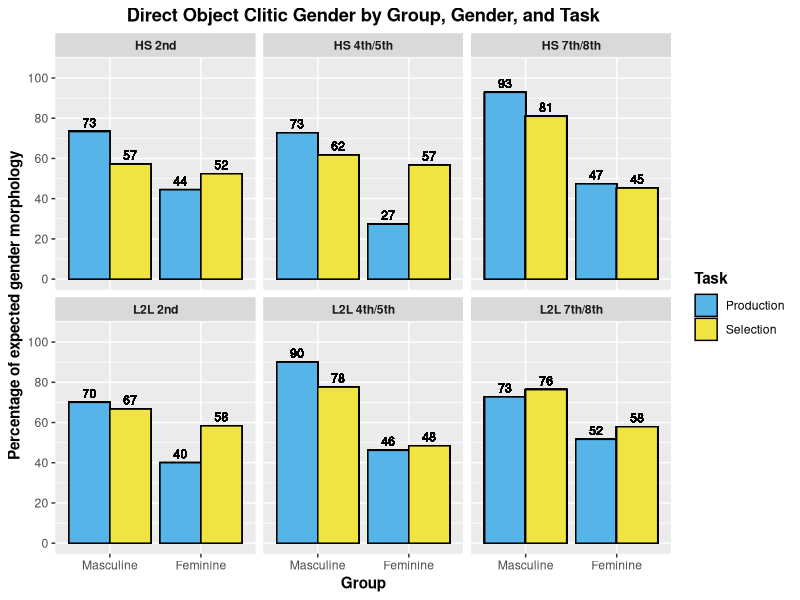

R code for this plot:
library(tidyverse)


# Load data
## Second grade
L2_2_Production <- read_csv("./CSV Files/L2 Learners/L2 Second Clitic Production.csv")
L2_2_FCT <- read_csv("./CSV Files/L2 Learners/L2 Second Clitic FCT.csv") %>% 
  mutate(Task = "Selection")

L2_45_Production <- read_csv("./CSV Files/L2 Learners/L2 Fourth and Fifth Clitic Production.csv")
L2_45_FCT <- read_csv("./CSV Files/L2 Learners/L2 Fourth and Fifth Clitic FCT.csv") %>% 
  mutate(Task = "Selection")

L2_78_Production <- read_csv("./CSV Files/L2 Learners/L2 Seventh and Eighth Clitic Production.csv")
L2_78_FCT <- read_csv("./CSV Files/L2 Learners/L2 Seventh and Eighth Clitic FCT.csv") %>% 
  mutate(Task = "Selection")

HS_2_Production <- read_csv("./CSV Files/Heritage/Heritage Second Clitic Production.csv")
HS_2_FCT <- read_csv("./CSV Files/Heritage/Heritage Second Clitic FCT.csv") %>% 
  mutate(Task = "Selection")

HS_45_Production <- read_csv("./CSV Files/Heritage/Heritage Fourth and Fifth Clitic Production.csv")
HS_45_FCT <- read_csv("./CSV Files/Heritage/Heritage Fourth and Fifth Clitic FCT.csv") %>% 
  mutate(Task = "Selection")

HS_78_Production <- read_csv("./CSV Files/Heritage/Heritage Seventh and Eighth Clitic Production.csv")
HS_78_FCT <- read_csv("./CSV Files/Heritage/Heritage Seventh and Eighth Clitic FCT.csv") %>% 
  mutate(Task = "Selection")


# Separate by gender
## Masculine clitics
L2_2_Prod_Masculine <- L2_2_Production %>% 
  filter(Gender == "Masculine")

L2_2_FCT_Masculine <- L2_2_FCT %>% 
  filter(Gender == "Masculine")

HS_2_Prod_Masculine <- HS_2_Production %>% 
  filter(Gender == "Masculine")

HS_2_FCT_Masculine <- HS_2_FCT %>% 
  filter(Gender == "Masculine")

L2_45_Prod_Masculine <- L2_45_Production %>% 
  filter(Gender == "Masculine")

L2_45_FCT_Masculine <- L2_45_FCT %>% 
  filter(Gender == "Masculine")

HS_45_Prod_Masculine <- HS_45_Production %>% 
  filter(Gender == "Masculine")

HS_45_FCT_Masculine <- HS_45_FCT %>% 
  filter(Gender == "Masculine")

L2_78_Prod_Masculine <- L2_78_Production %>% 
  filter(Gender == "Masculine")

L2_78_FCT_Masculine <- L2_78_FCT %>% 
  filter(Gender == "Masculine")

HS_78_Prod_Masculine <- HS_78_Production %>% 
  filter(Gender == "Masculine")

HS_78_FCT_Masculine <- HS_78_FCT %>% 
  filter(Gender == "Masculine")


## Feminine clitics
L2_2_Prod_Feminine <- L2_2_Production %>% 
  filter(Gender == "Feminine")

L2_2_FCT_Feminine <- L2_2_FCT %>% 
  filter(Gender == "Feminine")

HS_2_Prod_Feminine <- HS_2_Production %>% 
  filter(Gender == "Feminine")

HS_2_FCT_Feminine <- HS_2_FCT %>% 
  filter(Gender == "Feminine")

L2_45_Prod_Feminine <- L2_45_Production %>% 
  filter(Gender == "Feminine")

L2_45_FCT_Feminine <- L2_45_FCT %>% 
  filter(Gender == "Feminine")

HS_45_Prod_Feminine <- HS_45_Production %>% 
  filter(Gender == "Feminine")

HS_45_FCT_Feminine <- HS_45_FCT %>% 
  filter(Gender == "Feminine")

L2_78_Prod_Feminine <- L2_78_Production %>% 
  filter(Gender == "Feminine")

L2_78_FCT_Feminine <- L2_78_FCT %>% 
  filter(Gender == "Feminine")

HS_78_Prod_Feminine <- HS_78_Production %>% 
  filter(Gender == "Feminine")

HS_78_FCT_Feminine <- HS_78_FCT %>% 
  filter(Gender == "Feminine")


# Generate percentages by segment
## L2 learners, second grade
L2_2_Prod_Masculine_Average <- aggregate(L2_2_Prod_Masculine$Accuracy, list(L2_2_Prod_Masculine$Structure), FUN = mean, na.rm = TRUE)
L2_2_Prod_Masculine_Average <- L2_2_Prod_Masculine_Average %>% rename(Structure_Avg = x)
L2_2_Prod_Masculine_Average <- left_join(L2_2_Prod_Masculine, L2_2_Prod_Masculine_Average, by = c("Structure" = "Group.1")) %>%  
  mutate(Structure_Percentage = Structure_Avg * 100)

L2_2_FCT_Masculine_Average <- aggregate(L2_2_FCT_Masculine$Accuracy, list(L2_2_FCT_Masculine$Structure), FUN = mean, na.rm = TRUE)
L2_2_FCT_Masculine_Average <- L2_2_FCT_Masculine_Average %>% rename(Structure_Avg = x)
L2_2_FCT_Masculine_Average <- left_join(L2_2_FCT_Masculine, L2_2_FCT_Masculine_Average, by = c("Structure" = "Group.1")) %>%  
  mutate(Structure_Percentage = Structure_Avg * 100)

L2_2_Prod_Feminine_Average <- aggregate(L2_2_Prod_Feminine$Accuracy, list(L2_2_Prod_Feminine$Structure), FUN = mean, na.rm = TRUE)
L2_2_Prod_Feminine_Average <- L2_2_Prod_Feminine_Average %>% rename(Structure_Avg = x)
L2_2_Prod_Feminine_Average <- left_join(L2_2_Prod_Feminine, L2_2_Prod_Feminine_Average, by = c("Structure" = "Group.1")) %>%  
  mutate(Structure_Percentage = Structure_Avg * 100)

L2_2_FCT_Feminine_Average <- aggregate(L2_2_FCT_Feminine$Accuracy, list(L2_2_FCT_Feminine$Structure), FUN = mean, na.rm = TRUE)
L2_2_FCT_Feminine_Average <- L2_2_FCT_Feminine_Average %>% rename(Structure_Avg = x)
L2_2_FCT_Feminine_Average <- left_join(L2_2_FCT_Feminine, L2_2_FCT_Feminine_Average, by = c("Structure" = "Group.1")) %>%  
  mutate(Structure_Percentage = Structure_Avg * 100)


## Heritage, second grade
HS_2_Prod_Masculine_Average <- aggregate(HS_2_Prod_Masculine$Accuracy, list(HS_2_Prod_Masculine$Structure), FUN = mean, na.rm = TRUE)
HS_2_Prod_Masculine_Average <- HS_2_Prod_Masculine_Average %>% rename(Structure_Avg = x)
HS_2_Prod_Masculine_Average <- left_join(HS_2_Prod_Masculine, HS_2_Prod_Masculine_Average, by = c("Structure" = "Group.1")) %>%  
  mutate(Structure_Percentage = Structure_Avg * 100)

HS_2_FCT_Masculine_Average <- aggregate(HS_2_FCT_Masculine$Accuracy, list(HS_2_FCT_Masculine$Structure), FUN = mean, na.rm = TRUE)
HS_2_FCT_Masculine_Average <- HS_2_FCT_Masculine_Average %>% rename(Structure_Avg = x)
HS_2_FCT_Masculine_Average <- left_join(HS_2_FCT_Masculine, HS_2_FCT_Masculine_Average, by = c("Structure" = "Group.1")) %>%  
  mutate(Structure_Percentage = Structure_Avg * 100)

HS_2_Prod_Feminine_Average <- aggregate(HS_2_Prod_Feminine$Accuracy, list(HS_2_Prod_Feminine$Structure), FUN = mean, na.rm = TRUE)
HS_2_Prod_Feminine_Average <- HS_2_Prod_Feminine_Average %>% rename(Structure_Avg = x)
HS_2_Prod_Feminine_Average <- left_join(HS_2_Prod_Feminine, HS_2_Prod_Feminine_Average, by = c("Structure" = "Group.1")) %>%  
  mutate(Structure_Percentage = Structure_Avg * 100)

HS_2_FCT_Feminine_Average <- aggregate(HS_2_FCT_Feminine$Accuracy, list(HS_2_FCT_Feminine$Structure), FUN = mean, na.rm = TRUE)
HS_2_FCT_Feminine_Average <- HS_2_FCT_Feminine_Average %>% rename(Structure_Avg = x)
HS_2_FCT_Feminine_Average <- left_join(HS_2_FCT_Feminine, HS_2_FCT_Feminine_Average, by = c("Structure" = "Group.1")) %>%  
  mutate(Structure_Percentage = Structure_Avg * 100)


## L2 learners, fourth/fifth grade
L2_45_Prod_Masculine_Average <- aggregate(L2_45_Prod_Masculine$Accuracy, list(L2_45_Prod_Masculine$Structure), FUN = mean, na.rm = TRUE)
L2_45_Prod_Masculine_Average <- L2_45_Prod_Masculine_Average %>% rename(Structure_Avg = x)
L2_45_Prod_Masculine_Average <- left_join(L2_45_Prod_Masculine, L2_45_Prod_Masculine_Average, by = c("Structure" = "Group.1")) %>%  
  mutate(Structure_Percentage = Structure_Avg * 100)

L2_45_FCT_Masculine_Average <- aggregate(L2_45_FCT_Masculine$Accuracy, list(L2_45_FCT_Masculine$Structure), FUN = mean, na.rm = TRUE)
L2_45_FCT_Masculine_Average <- L2_45_FCT_Masculine_Average %>% rename(Structure_Avg = x)
L2_45_FCT_Masculine_Average <- left_join(L2_45_FCT_Masculine, L2_45_FCT_Masculine_Average, by = c("Structure" = "Group.1")) %>%  
  mutate(Structure_Percentage = Structure_Avg * 100)

L2_45_Prod_Feminine_Average <- aggregate(L2_45_Prod_Feminine$Accuracy, list(L2_45_Prod_Feminine$Structure), FUN = mean, na.rm = TRUE)
L2_45_Prod_Feminine_Average <- L2_45_Prod_Feminine_Average %>% rename(Structure_Avg = x)
L2_45_Prod_Feminine_Average <- left_join(L2_45_Prod_Feminine, L2_45_Prod_Feminine_Average, by = c("Structure" = "Group.1")) %>%  
  mutate(Structure_Percentage = Structure_Avg * 100)

L2_45_FCT_Feminine_Average <- aggregate(L2_45_FCT_Feminine$Accuracy, list(L2_45_FCT_Feminine$Structure), FUN = mean, na.rm = TRUE)
L2_45_FCT_Feminine_Average <- L2_45_FCT_Feminine_Average %>% rename(Structure_Avg = x)
L2_45_FCT_Feminine_Average <- left_join(L2_45_FCT_Feminine, L2_45_FCT_Feminine_Average, by = c("Structure" = "Group.1")) %>%  
  mutate(Structure_Percentage = Structure_Avg * 100)


## Heritage, fourth/fifth grade
HS_45_Prod_Masculine_Average <- aggregate(HS_45_Prod_Masculine$Accuracy, list(HS_45_Prod_Masculine$Structure), FUN = mean, na.rm = TRUE)
HS_45_Prod_Masculine_Average <- HS_45_Prod_Masculine_Average %>% rename(Structure_Avg = x)
HS_45_Prod_Masculine_Average <- left_join(HS_45_Prod_Masculine, HS_45_Prod_Masculine_Average, by = c("Structure" = "Group.1")) %>%  
  mutate(Structure_Percentage = Structure_Avg * 100)

HS_45_FCT_Masculine_Average <- aggregate(HS_45_FCT_Masculine$Accuracy, list(HS_45_FCT_Masculine$Structure), FUN = mean, na.rm = TRUE)
HS_45_FCT_Masculine_Average <- HS_45_FCT_Masculine_Average %>% rename(Structure_Avg = x)
HS_45_FCT_Masculine_Average <- left_join(HS_45_FCT_Masculine, HS_45_FCT_Masculine_Average, by = c("Structure" = "Group.1")) %>%  
  mutate(Structure_Percentage = Structure_Avg * 100)

HS_45_Prod_Feminine_Average <- aggregate(HS_45_Prod_Feminine$Accuracy, list(HS_45_Prod_Feminine$Structure), FUN = mean, na.rm = TRUE)
HS_45_Prod_Feminine_Average <- HS_45_Prod_Feminine_Average %>% rename(Structure_Avg = x)
HS_45_Prod_Feminine_Average <- left_join(HS_45_Prod_Feminine, HS_45_Prod_Feminine_Average, by = c("Structure" = "Group.1")) %>%  
  mutate(Structure_Percentage = Structure_Avg * 100)

HS_45_FCT_Feminine_Average <- aggregate(HS_45_FCT_Feminine$Accuracy, list(HS_45_FCT_Feminine$Structure), FUN = mean, na.rm = TRUE)
HS_45_FCT_Feminine_Average <- HS_45_FCT_Feminine_Average %>% rename(Structure_Avg = x)
HS_45_FCT_Feminine_Average <- left_join(HS_45_FCT_Feminine, HS_45_FCT_Feminine_Average, by = c("Structure" = "Group.1")) %>%  
  mutate(Structure_Percentage = Structure_Avg * 100)


## L2 learners, seventh/eighth grade
L2_78_Prod_Masculine_Average <- aggregate(L2_78_Prod_Masculine$Accuracy, list(L2_78_Prod_Masculine$Structure), FUN = mean, na.rm = TRUE)
L2_78_Prod_Masculine_Average <- L2_78_Prod_Masculine_Average %>% rename(Structure_Avg = x)
L2_78_Prod_Masculine_Average <- left_join(L2_78_Prod_Masculine, L2_78_Prod_Masculine_Average, by = c("Structure" = "Group.1")) %>%  
  mutate(Structure_Percentage = Structure_Avg * 100)

L2_78_FCT_Masculine_Average <- aggregate(L2_78_FCT_Masculine$Accuracy, list(L2_78_FCT_Masculine$Structure), FUN = mean, na.rm = TRUE)
L2_78_FCT_Masculine_Average <- L2_78_FCT_Masculine_Average %>% rename(Structure_Avg = x)
L2_78_FCT_Masculine_Average <- left_join(L2_78_FCT_Masculine, L2_78_FCT_Masculine_Average, by = c("Structure" = "Group.1")) %>%  
  mutate(Structure_Percentage = Structure_Avg * 100)

L2_78_Prod_Feminine_Average <- aggregate(L2_78_Prod_Feminine$Accuracy, list(L2_78_Prod_Feminine$Structure), FUN = mean, na.rm = TRUE)
L2_78_Prod_Feminine_Average <- L2_78_Prod_Feminine_Average %>% rename(Structure_Avg = x)
L2_78_Prod_Feminine_Average <- left_join(L2_78_Prod_Feminine, L2_78_Prod_Feminine_Average, by = c("Structure" = "Group.1")) %>%  
  mutate(Structure_Percentage = Structure_Avg * 100)

L2_78_FCT_Feminine_Average <- aggregate(L2_78_FCT_Feminine$Accuracy, list(L2_78_FCT_Feminine$Structure), FUN = mean, na.rm = TRUE)
L2_78_FCT_Feminine_Average <- L2_78_FCT_Feminine_Average %>% rename(Structure_Avg = x)
L2_78_FCT_Feminine_Average <- left_join(L2_78_FCT_Feminine, L2_78_FCT_Feminine_Average, by = c("Structure" = "Group.1")) %>%  
  mutate(Structure_Percentage = Structure_Avg * 100)


## Heritage, seventh/eighth grade
HS_78_Prod_Masculine_Average <- aggregate(HS_78_Prod_Masculine$Accuracy, list(HS_78_Prod_Masculine$Structure), FUN = mean, na.rm = TRUE)
HS_78_Prod_Masculine_Average <- HS_78_Prod_Masculine_Average %>% rename(Structure_Avg = x)
HS_78_Prod_Masculine_Average <- left_join(HS_78_Prod_Masculine, HS_78_Prod_Masculine_Average, by = c("Structure" = "Group.1")) %>%  
  mutate(Structure_Percentage = Structure_Avg * 100)

HS_78_FCT_Masculine_Average <- aggregate(HS_78_FCT_Masculine$Accuracy, list(HS_78_FCT_Masculine$Structure), FUN = mean, na.rm = TRUE)
HS_78_FCT_Masculine_Average <- HS_78_FCT_Masculine_Average %>% rename(Structure_Avg = x)
HS_78_FCT_Masculine_Average <- left_join(HS_78_FCT_Masculine, HS_78_FCT_Masculine_Average, by = c("Structure" = "Group.1")) %>%  
  mutate(Structure_Percentage = Structure_Avg * 100)

HS_78_Prod_Feminine_Average <- aggregate(HS_78_Prod_Feminine$Accuracy, list(HS_78_Prod_Feminine$Structure), FUN = mean, na.rm = TRUE)
HS_78_Prod_Feminine_Average <- HS_78_Prod_Feminine_Average %>% rename(Structure_Avg = x)
HS_78_Prod_Feminine_Average <- left_join(HS_78_Prod_Feminine, HS_78_Prod_Feminine_Average, by = c("Structure" = "Group.1")) %>%  
  mutate(Structure_Percentage = Structure_Avg * 100)

HS_78_FCT_Feminine_Average <- aggregate(HS_78_FCT_Feminine$Accuracy, list(HS_78_FCT_Feminine$Structure), FUN = mean, na.rm = TRUE)
HS_78_FCT_Feminine_Average <- HS_78_FCT_Feminine_Average %>% rename(Structure_Avg = x)
HS_78_FCT_Feminine_Average <- left_join(HS_78_FCT_Feminine, HS_78_FCT_Feminine_Average, by = c("Structure" = "Group.1")) %>%  
  mutate(Structure_Percentage = Structure_Avg * 100)


# Rejoin datasets
## Masculine
Masculine_Production <- rbind(L2_2_Prod_Masculine_Average, HS_2_Prod_Masculine_Average, L2_45_Prod_Masculine_Average, HS_45_Prod_Masculine_Average, L2_78_Prod_Masculine_Average, HS_78_Prod_Masculine_Average)
Masculine_FCT <- rbind(L2_2_FCT_Masculine_Average, HS_2_FCT_Masculine_Average, L2_45_FCT_Masculine_Average, HS_45_FCT_Masculine_Average, L2_78_FCT_Masculine_Average, HS_78_FCT_Masculine_Average)

Masculine <- rbind(Masculine_Production, Masculine_FCT)
Masculine$Group <- factor(Masculine$Group, levels = c("HS 2nd", "HS 4th/5th", "HS 7th/8th", "L2L 2nd", "L2L 4th/5th", "L2L 7th/8th"))
Masculine$Task <- factor(Masculine$Task, levels = c("Production", "Selection"))

## Feminine
Feminine_Production <- rbind(L2_2_Prod_Feminine_Average, HS_2_Prod_Feminine_Average, L2_45_Prod_Feminine_Average, HS_45_Prod_Feminine_Average, L2_78_Prod_Feminine_Average, HS_78_Prod_Feminine_Average)
Feminine_FCT <- rbind(L2_2_FCT_Feminine_Average, HS_2_FCT_Feminine_Average, L2_45_FCT_Feminine_Average, HS_45_FCT_Feminine_Average, L2_78_FCT_Feminine_Average, HS_78_FCT_Feminine_Average)

Feminine <- rbind(Feminine_Production, Feminine_FCT)
Feminine$Group <- factor(Feminine$Group, levels = c("HS 2nd", "HS 4th/5th", "HS 7th/8th", "L2L 2nd", "L2L 4th/5th", "L2L 7th/8th"))
Feminine$Task <- factor(Feminine$Task, levels = c("Production", "Selection"))


## Joint
Master <- rbind(Masculine, Feminine)
Master$Group <- factor(Master$Group, levels = c("HS 2nd", "HS 4th/5th", "HS 7th/8th", "L2L 2nd", "L2L 4th/5th", "L2L 7th/8th"))
Master$Task <- factor(Master$Task, levels = c("Production", "Selection"))
Master$Gender <- factor(Master$Gender, levels = c("Masculine", "Feminine"))


# Generate bar plots
## With labels
Master %>% 
  ggplot(aes(x = Gender, y = Structure_Percentage, fill = Task)) + 
  geom_bar(position = "dodge", color = "black", stat = "identity") +
  facet_wrap(facets = vars(Group)) +
  scale_y_continuous(breaks = seq (0, 100, 20),
                     limits = c(0, 105)) +
  geom_text(aes(label = round(Structure_Percentage)),
            position = position_dodge(width = .9),
            vjust = -0.5,
            size = 3) +
  scale_fill_manual(values = c("#56B4E9", "#F0E442")) +
  labs(x = "Group", y = "Percentage of expected gender morphology", fill = "Task", title = "Direct Object Clitic Gender by Group, Gender, and Task") +
  theme(axis.title = element_text(face = "bold"),
        plot.title = element_text(hjust = 0.5, face = "bold"),
        legend.title = element_text(face = "bold"),
        strip.text = element_text(face = "bold"))
